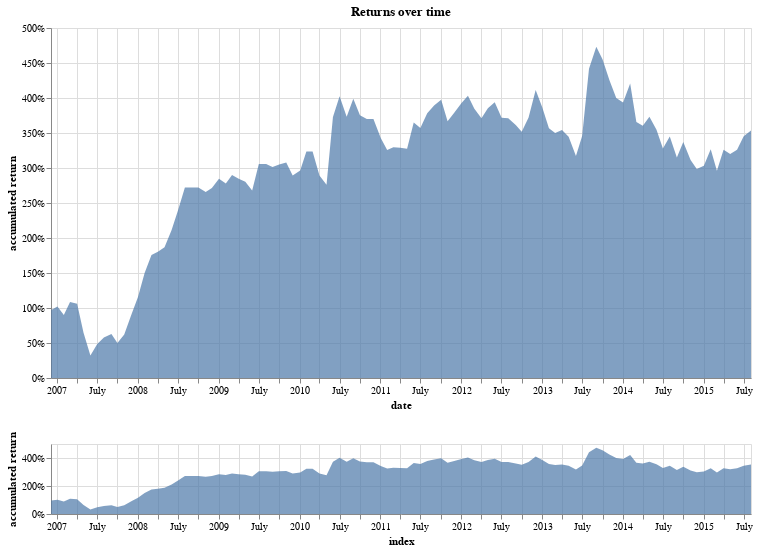

Notebook source saved alongside this figure:
### Code cell
returns_chart(bt.balance)

### Figure 1 — Vega-Lite specification as saved in the notebook (floating-point values rounded to 4 significant figures)
{"config": {"view": {"continuousWidth": 400, "continuousHeight": 300}}, "vconcat": [{"layer": [{"mark": "point", "encoding": {"opacity": {"value": 0}, "x": {"type": "temporal", "field": "index"}}, "selection": {"selector206": {"type": "single", "nearest": true, "on": "mouseover", "fields": ["index"], "empty": "none"}}}, {"mark": "point", "encoding": {"opacity": {"condition": {"value": 1, "selection": "selector206"}, "value": 0}, "x": {"type": "temporal", "field": "index"}, "y": {"type": "quantitative", "axis": {"format": "%"}, "field": "accumulated return"}}}, {"mark": {"type": "text", "align": "left", "dx": 5, "dy": -5}, "encoding": {"text": {"condition": {"type": "quantitative", "field": "accumulated return", "format": ".2%", "selection": "selector206"}, "value": " "}, "x": {"type": "temporal", "field": "index"}, "y": {"type": "quantitative", "axis": {"format": "%"}, "field": "accumulated return"}}}, {"mark": {"type": "area", "opacity": 0.7}, "encoding": {"x": {"type": "temporal", "axis": {"title": "date"}, "field": "index", "scale": {"domain": {"selection": "selector205"}}}, "y": {"type": "quantitative", "axis": {"format": "%"}, "field": "accumulated return"}}}], "height": 350, "title": "Returns over time", "width": 700}, {"mark": {"type": "area", "opacity": 0.7}, "encoding": {"x": {"type": "temporal", "field": "index"}, "y": {"type": "quantitative", "axis": {"format": "%"}, "field": "accumulated return"}}, "height": 70, "selection": {"selector205": {"type": "interval", "encodings": ["x"]}}, "width": 700}], "data": {"name": "data-f5e518a306b7fef95fd455d5ea55570b"}, "$schema": "https://vega.github.io/schema/vega-lite/v4.0.0.json", "datasets": {"data-f5e518a306b7fef95fd455d5ea55570b": [{"index": "2006-12-05T00:00:00", "capital": 1000000.0, "cash": 1000000.0, "calls value": null, "puts value": null, "qty": null, "% change": null, "accumulated return": null}, {"index": "2006-12-06T00:00:00", "capital": 970800.0, "cash": 2007000.0, "calls value": -940700.0, "puts value": -95040.0, "qty": 108.0, "% change": -0.02916, "accumulated return": 0.9708}, {"index": "2007-01-03T00:00:00", "capital": 1022000.0, "cash": 2065000.0, "calls value": -909400.0, "puts value": -133300.0, "qty": 112.0, "% change": 0.05303, "accumulated return": 1.022}, {"index": "2007-02-01T00:00:00", "capital": 901500.0, "cash": 1937000.0, "calls value": -955500.0, "puts value": -80250.0, "qty": 107.0, "% change": -0.1181, "accumulated return": 0.9015}, {"index": "2007-03-01T00:00:00", "capital": 1085000.0, "cash": 2177000.0, "calls value": -892400.0, "puts value": -199800.0, "qty": 111.0, "% change": 0.203, "accumulated return": 1.085}, {"index": "2007-04-02T00:00:00", "capital": 1062000.0, "cash": 2106000.0, "calls value": -879900.0, "puts value": -163800.0, "qty": 105.0, "% change": -0.02053, "accumulated return": 1.062}, {"index": "2007-05-01T00:00:00", "capital": 645100.0, "cash": 1692000.0, "calls value": -897100.0, "puts value": -149400.0, "qty": 103.0, "% change": -0.3927, "accumulated return": 0.6451}, {"index": "2007-06-01T00:00:00", "capital": 322400.0, "cash": 1361000.0, "calls value": -889800.0, "puts value": -148500.0, "qty": 101.0, "% change": -0.5002, "accumulated return": 0.3224}, {"index": "2007-07-02T00:00:00", "capital": 486400.0, "cash": 1524000.0, "calls value": -856600.0, "puts value": -181500.0, "qty": 86.0, "% change": 0.5086, "accumulated return": 0.4864}, {"index": "2007-08-01T00:00:00", "capital": 579400.0, "cash": 1649000.0, "calls value": -809200.0, "puts value": -260300.0, "qty": 75.0, "% change": 0.1914, "accumulated return": 0.5794}, {"index": "2007-09-04T00:00:00", "capital": 627800.0, "cash": 1672000.0, "calls value": -760100.0, "puts value": -283900.0, "qty": 89.0, "% change": 0.08353, "accumulated return": 0.6278}, {"index": "2007-10-01T00:00:00", "capital": 501400.0, "cash": 1573000.0, "calls value": -871300.0, "puts value": -200500.0, "qty": 78.0, "% change": -0.2015, "accumulated return": 0.5014}, {"index": "2007-11-01T00:00:00", "capital": 621400.0, "cash": 1692000.0, "calls value": -827400.0, "puts value": -242900.0, "qty": 70.0, "% change": 0.2395, "accumulated return": 0.6214}, {"index": "2007-12-03T00:00:00", "capital": 905300.0, "cash": 1938000.0, "calls value": -796300.0, "puts value": -236700.0, "qty": 69.0, "% change": 0.4568, "accumulated return": 0.9053}, {"index": "2008-01-02T00:00:00", "capital": 1158000.0, "cash": 2197000.0, "calls value": -801700.0, "puts value": -237300.0, "qty": 68.0, "% change": 0.2794, "accumulated return": 1.158}, {"index": "2008-02-01T00:00:00", "capital": 1499000.0, "cash": 2544000.0, "calls value": -716000.0, "puts value": -328800.0, "qty": 80.0, "% change": 0.294, "accumulated return": 1.499}, {"index": "2008-03-03T00:00:00", "capital": 1758000.0, "cash": 2791000.0, "calls value": -737200.0, "puts value": -295600.0, "qty": 76.0, "% change": 0.1729, "accumulated return": 1.758}, {"index": "2008-04-01T00:00:00", "capital": 1803000.0, "cash": 2850000.0, "calls value": -726800.0, "puts value": -320200.0, "qty": 92.0, "% change": 0.02576, "accumulated return": 1.803}, {"index": "2008-05-01T00:00:00", "capital": 1869000.0, "cash": 2912000.0, "calls value": -797400.0, "puts value": -245600.0, "qty": 89.0, "% change": 0.03644, "accumulated return": 1.869}, {"index": "2008-06-02T00:00:00", "capital": 2115000.0, "cash": 3152000.0, "calls value": -783900.0, "puts value": -252300.0, "qty": 87.0, "% change": 0.1319, "accumulated return": 2.115}, {"index": "2008-07-01T00:00:00", "capital": 2396000.0, "cash": 3434000.0, "calls value": -741400.0, "puts value": -297300.0, "qty": 89.0, "% change": 0.1325, "accumulated return": 2.396}, {"index": "2008-08-01T00:00:00", "capital": 2721000.0, "cash": 2721000.0, "calls value": 0.0, "puts value": 0.0, "qty": 0.0, "% change": 0.1356, "accumulated return": 2.721}, {"index": "2008-09-02T00:00:00", "capital": 2721000.0, "cash": 2721000.0, "calls value": 0.0, "puts value": 0.0, "qty": 0.0, "% change": 0.0, "accumulated return": 2.721}, {"index": "2008-10-01T00:00:00", "capital": 2721000.0, "cash": 2721000.0, "calls value": 0.0, "puts value": 0.0, "qty": 0.0, "% change": 0.0, "accumulated return": 2.721}, {"index": "2008-11-03T00:00:00", "capital": 2658000.0, "cash": 3732000.0, "calls value": -685700.0, "puts value": -388700.0, "qty": 62.0, "% change": -0.02302, "accumulated return": 2.658}, {"index": "2008-12-01T00:00:00", "capital": 2713000.0, "cash": 3755000.0, "calls value": -563400.0, "puts value": -478500.0, "qty": 59.0, "% change": 0.02078, "accumulated return": 2.713}, {"index": "2009-01-02T00:00:00", "capital": 2846000.0, "cash": 2846000.0, "calls value": 0.0, "puts value": 0.0, "qty": 0.0, "% change": 0.04915, "accumulated return": 2.846}, {"index": "2009-02-02T00:00:00", "capital": 2779000.0, "cash": 3852000.0, "calls value": -690200.0, "puts value": -382500.0, "qty": 85.0, "% change": -0.02359, "accumulated return": 2.779}, {"index": "2009-03-02T00:00:00", "capital": 2901000.0, "cash": 2901000.0, "calls value": 0.0, "puts value": 0.0, "qty": 0.0, "% change": 0.04373, "accumulated return": 2.901}, {"index": "2009-04-01T00:00:00", "capital": 2847000.0, "cash": 3913000.0, "calls value": -684700.0, "puts value": -381300.0, "qty": 82.0, "% change": -0.01866, "accumulated return": 2.847}, {"index": "2009-05-01T00:00:00", "capital": 2805000.0, "cash": 3845000.0, "calls value": -702000.0, "puts value": -337500.0, "qty": 90.0, "% change": -0.01455, "accumulated return": 2.805}, {"index": "2009-06-01T00:00:00", "capital": 2677000.0, "cash": 3744000.0, "calls value": -665800.0, "puts value": -401300.0, "qty": 114.0, "% change": -0.04577, "accumulated return": 2.677}, {"index": "2009-07-01T00:00:00", "capital": 3058000.0, "cash": 3058000.0, "calls value": 0.0, "puts value": 0.0, "qty": 0.0, "% change": 0.1422, "accumulated return": 3.058}, {"index": "2009-08-03T00:00:00", "capital": 3058000.0, "cash": 3058000.0, "calls value": 0.0, "puts value": 0.0, "qty": 0.0, "% change": 0.0, "accumulated return": 3.058}, {"index": "2009-09-01T00:00:00", "capital": 3014000.0, "cash": 4058000.0, "calls value": -654900.0, "puts value": -388500.0, "qty": 111.0, "% change": -0.01416, "accumulated return": 3.014}, {"index": "2009-10-01T00:00:00", "capital": 3049000.0, "cash": 4098000.0, "calls value": -754300.0, "puts value": -294500.0, "qty": 95.0, "% change": 0.01149, "accumulated return": 3.049}, {"index": "2009-11-02T00:00:00", "capital": 3080000.0, "cash": 4143000.0, "calls value": -716800.0, "puts value": -346500.0, "qty": 99.0, "% change": 0.01009, "accumulated return": 3.08}, {"index": "2009-12-01T00:00:00", "capital": 2891000.0, "cash": 3946000.0, "calls value": -754800.0, "puts value": -299900.0, "qty": 102.0, "% change": -0.06121, "accumulated return": 2.891}, {"index": "2010-01-04T00:00:00", "capital": 2965000.0, "cash": 4017000.0, "calls value": -792700.0, "puts value": -259200.0, "qty": 108.0, "% change": 0.02557, "accumulated return": 2.965}, {"index": "2010-02-01T00:00:00", "capital": 3235000.0, "cash": 4312000.0, "calls value": -803600.0, "puts value": -273900.0, "qty": 107.0, "% change": 0.09093, "accumulated return": 3.235}, {"index": "2010-03-01T00:00:00", "capital": 3234000.0, "cash": 4286000.0, "calls value": -801400.0, "puts value": -250600.0, "qty": 108.0, "% change": -0.0001391, "accumulated return": 3.234}, {"index": "2010-04-01T00:00:00", "capital": 2891000.0, "cash": 3931000.0, "calls value": -814000.0, "puts value": -225500.0, "qty": 110.0, "% change": -0.1061, "accumulated return": 2.891}, {"index": "2010-05-03T00:00:00", "capital": 2760000.0, "cash": 3812000.0, "calls value": -802900.0, "puts value": -249600.0, "qty": 104.0, "% change": -0.04544, "accumulated return": 2.76}, {"index": "2010-06-01T00:00:00", "capital": 3729000.0, "cash": 4817000.0, "calls value": -618500.0, "puts value": -469700.0, "qty": 107.0, "% change": 0.3511, "accumulated return": 3.729}, {"index": "2010-07-01T00:00:00", "capital": 4026000.0, "cash": 5100000.0, "calls value": -713200.0, "puts value": -360400.0, "qty": 84.0, "% change": 0.0797, "accumulated return": 4.026}, {"index": "2010-08-02T00:00:00", "capital": 3732000.0, "cash": 4801000.0, "calls value": -795600.0, "puts value": -273400.0, "qty": 102.0, "% change": -0.07296, "accumulated return": 3.732}, {"index": "2010-09-01T00:00:00", "capital": 3990000.0, "cash": 5062000.0, "calls value": -721300.0, "puts value": -350800.0, "qty": 98.0, "% change": 0.0691, "accumulated return": 3.99}, {"index": "2010-10-01T00:00:00", "capital": 3755000.0, "cash": 4835000.0, "calls value": -782100.0, "puts value": -298000.0, "qty": 99.0, "% change": -0.05889, "accumulated return": 3.755}, {"index": "2010-11-01T00:00:00", "capital": 3699000.0, "cash": 4759000.0, "calls value": -733400.0, "puts value": -326400.0, "qty": 102.0, "% change": -0.01491, "accumulated return": 3.699}, {"index": "2010-12-01T00:00:00", "capital": 3702000.0, "cash": 4769000.0, "calls value": -783800.0, "puts value": -283200.0, "qty": 97.0, "% change": 0.0005893, "accumulated return": 3.702}, {"index": "2011-01-03T00:00:00", "capital": 3427000.0, "cash": 4512000.0, "calls value": -846400.0, "puts value": -238600.0, "qty": 107.0, "% change": -0.07406, "accumulated return": 3.427}, {"index": "2011-02-01T00:00:00", "capital": 3259000.0, "cash": 4337000.0, "calls value": -835100.0, "puts value": -243000.0, "qty": 113.0, "% change": -0.0492, "accumulated return": 3.259}, {"index": "2011-03-01T00:00:00", "capital": 3297000.0, "cash": 4343000.0, "calls value": -765100.0, "puts value": -281300.0, "qty": 96.0, "% change": 0.01169, "accumulated return": 3.297}, {"index": "2011-04-01T00:00:00", "capital": 3288000.0, "cash": 4368000.0, "calls value": -832300.0, "puts value": -246800.0, "qty": 102.0, "% change": -0.002548, "accumulated return": 3.288}, {"index": "2011-05-02T00:00:00", "capital": 3275000.0, "cash": 4312000.0, "calls value": -823900.0, "puts value": -214000.0, "qty": 107.0, "% change": -0.004224, "accumulated return": 3.275}, {"index": "2011-06-01T00:00:00", "capital": 3650000.0, "cash": 3650000.0, "calls value": 0.0, "puts value": 0.0, "qty": 0.0, "% change": 0.1147, "accumulated return": 3.65}, {"index": "2011-07-01T00:00:00", "capital": 3571000.0, "cash": 4658000.0, "calls value": -864600.0, "puts value": -222600.0, "qty": 107.0, "% change": -0.02169, "accumulated return": 3.571}, {"index": "2011-08-01T00:00:00", "capital": 3783000.0, "cash": 4837000.0, "calls value": -778000.0, "puts value": -276600.0, "qty": 91.0, "% change": 0.05931, "accumulated return": 3.783}, {"index": "2011-09-01T00:00:00", "capital": 3892000.0, "cash": 4950000.0, "calls value": -736500.0, "puts value": -321800.0, "qty": 75.0, "% change": 0.02894, "accumulated return": 3.892}, {"index": "2011-10-03T00:00:00", "capital": 3974000.0, "cash": 5004000.0, "calls value": -659600.0, "puts value": -370400.0, "qty": 63.0, "% change": 0.02091, "accumulated return": 3.974}, {"index": "2011-11-01T00:00:00", "capital": 3669000.0, "cash": 4727000.0, "calls value": -736400.0, "puts value": -322000.0, "qty": 70.0, "% change": -0.0767, "accumulated return": 3.669}, {"index": "2011-12-01T00:00:00", "capital": 3788000.0, "cash": 4848000.0, "calls value": -639200.0, "puts value": -420000.0, "qty": 97.0, "% change": 0.0326, "accumulated return": 3.788}, {"index": "2012-01-03T00:00:00", "capital": 3929000.0, "cash": 5026000.0, "calls value": -640300.0, "puts value": -456800.0, "qty": 138.0, "% change": 0.03708, "accumulated return": 3.929}, {"index": "2012-02-01T00:00:00", "capital": 4033000.0, "cash": 5108000.0, "calls value": -822700.0, "puts value": -252500.0, "qty": 96.0, "% change": 0.02645, "accumulated return": 4.033}, {"index": "2012-03-01T00:00:00", "capital": 3847000.0, "cash": 4896000.0, "calls value": -816000.0, "puts value": -233300.0, "qty": 96.0, "% change": -0.04618, "accumulated return": 3.847}, {"index": "2012-04-02T00:00:00", "capital": 3712000.0, "cash": 4762000.0, "calls value": -845400.0, "puts value": -204000.0, "qty": 101.0, "% change": -0.03496, "accumulated return": 3.712}, {"index": "2012-05-01T00:00:00", "capital": 3854000.0, "cash": 4925000.0, "calls value": -829100.0, "puts value": -242100.0, "qty": 98.0, "% change": 0.03813, "accumulated return": 3.854}, {"index": "2012-06-01T00:00:00", "capital": 3940000.0, "cash": 4994000.0, "calls value": -728800.0, "puts value": -324800.0, "qty": 80.0, "% change": 0.0225, "accumulated return": 3.94}, {"index": "2012-07-02T00:00:00", "capital": 3718000.0, "cash": 4782000.0, "calls value": -823500.0, "puts value": -240600.0, "qty": 97.0, "% change": -0.05652, "accumulated return": 3.718}, {"index": "2012-08-01T00:00:00", "capital": 3709000.0, "cash": 4788000.0, "calls value": -818700.0, "puts value": -259400.0, "qty": 94.0, "% change": -0.002225, "accumulated return": 3.709}, {"index": "2012-09-04T00:00:00", "capital": 3615000.0, "cash": 4695000.0, "calls value": -809900.0, "puts value": -270300.0, "qty": 102.0, "% change": -0.02548, "accumulated return": 3.615}, {"index": "2012-10-01T00:00:00", "capital": 3518000.0, "cash": 4599000.0, "calls value": -850400.0, "puts value": -230700.0, "qty": 99.0, "% change": -0.02676, "accumulated return": 3.518}, {"index": "2012-11-01T00:00:00", "capital": 3722000.0, "cash": 4792000.0, "calls value": -572900.0, "puts value": -496600.0, "qty": 231.0, "% change": 0.05806, "accumulated return": 3.722}, {"index": "2012-12-03T00:00:00", "capital": 4114000.0, "cash": 5173000.0, "calls value": -682600.0, "puts value": -375700.0, "qty": 186.0, "% change": 0.1053, "accumulated return": 4.114}, {"index": "2013-01-02T00:00:00", "capital": 3865000.0, "cash": 4919000.0, "calls value": -848000.0, "puts value": -205300.0, "qty": 116.0, "% change": -0.0605, "accumulated return": 3.865}, {"index": "2013-02-01T00:00:00", "capital": 3568000.0, "cash": 4616000.0, "calls value": -866000.0, "puts value": -182800.0, "qty": 115.0, "% change": -0.07703, "accumulated return": 3.568}, {"index": "2013-03-01T00:00:00", "capital": 3499000.0, "cash": 4581000.0, "calls value": -459000.0, "puts value": -623200.0, "qty": 304.0, "% change": -0.01925, "accumulated return": 3.499}, {"index": "2013-04-01T00:00:00", "capital": 3543000.0, "cash": 4594000.0, "calls value": -846700.0, "puts value": -204100.0, "qty": 108.0, "% change": 0.01254, "accumulated return": 3.543}, {"index": "2013-05-01T00:00:00", "capital": 3445000.0, "cash": 4528000.0, "calls value": -344300.0, "puts value": -738400.0, "qty": 355.0, "% change": -0.02762, "accumulated return": 3.445}, {"index": "2013-06-03T00:00:00", "capital": 3173000.0, "cash": 4222000.0, "calls value": -786600.0, "puts value": -263000.0, "qty": 119.0, "% change": -0.07908, "accumulated return": 3.173}, {"index": "2013-07-01T00:00:00", "capital": 3458000.0, "cash": 4494000.0, "calls value": -825000.0, "puts value": -210800.0, "qty": 83.0, "% change": 0.09006, "accumulated return": 3.458}, {"index": "2013-08-01T00:00:00", "capital": 4417000.0, "cash": 5468000.0, "calls value": -810200.0, "puts value": -240600.0, "qty": 128.0, "% change": 0.2773, "accumulated return": 4.417}, {"index": "2013-09-03T00:00:00", "capital": 4731000.0, "cash": 5799000.0, "calls value": -650500.0, "puts value": -416900.0, "qty": 173.0, "% change": 0.07109, "accumulated return": 4.731}, {"index": "2013-10-01T00:00:00", "capital": 4554000.0, "cash": 5597000.0, "calls value": -847100.0, "puts value": -196100.0, "qty": 86.0, "% change": -0.03743, "accumulated return": 4.554}, {"index": "2013-11-01T00:00:00", "capital": 4257000.0, "cash": 5301000.0, "calls value": -879300.0, "puts value": -164700.0, "qty": 90.0, "% change": -0.06535, "accumulated return": 4.257}, {"index": "2013-12-02T00:00:00", "capital": 3999000.0, "cash": 5062000.0, "calls value": -754000.0, "puts value": -308100.0, "qty": 142.0, "% change": -0.06041, "accumulated return": 3.999}, {"index": "2014-01-02T00:00:00", "capital": 3936000.0, "cash": 4974000.0, "calls value": -866900.0, "puts value": -171400.0, "qty": 84.0, "% change": -0.01599, "accumulated return": 3.936}, {"index": "2014-02-03T00:00:00", "capital": 4208000.0, "cash": 5257000.0, "calls value": -706000.0, "puts value": -343000.0, "qty": 111.0, "% change": 0.06932, "accumulated return": 4.208}, {"index": "2014-03-03T00:00:00", "capital": 3656000.0, "cash": 4709000.0, "calls value": -766300.0, "puts value": -286600.0, "qty": 123.0, "% change": -0.1311, "accumulated return": 3.656}, {"index": "2014-04-01T00:00:00", "capital": 3604000.0, "cash": 4655000.0, "calls value": -843000.0, "puts value": -208000.0, "qty": 100.0, "% change": -0.01439, "accumulated return": 3.604}, {"index": "2014-05-01T00:00:00", "capital": 3733000.0, "cash": 4774000.0, "calls value": -864800.0, "puts value": -175700.0, "qty": 87.0, "% change": 0.03596, "accumulated return": 3.733}, {"index": "2014-06-02T00:00:00", "capital": 3548000.0, "cash": 4615000.0, "calls value": -853000.0, "puts value": -214200.0, "qty": 121.0, "% change": -0.04962, "accumulated return": 3.548}, {"index": "2014-07-01T00:00:00", "capital": 3278000.0, "cash": 4327000.0, "calls value": -908900.0, "puts value": -139400.0, "qty": 84.0, "% change": -0.07602, "accumulated return": 3.278}, {"index": "2014-08-01T00:00:00", "capital": 3451000.0, "cash": 4487000.0, "calls value": -837400.0, "puts value": -199400.0, "qty": 72.0, "% change": 0.05253, "accumulated return": 3.451}, {"index": "2014-09-02T00:00:00", "capital": 3149000.0, "cash": 4201000.0, "calls value": -869100.0, "puts value": -182200.0, "qty": 81.0, "% change": -0.0873, "accumulated return": 3.149}, {"index": "2014-10-01T00:00:00", "capital": 3373000.0, "cash": 4406000.0, "calls value": -828000.0, "puts value": -205600.0, "qty": 69.0, "% change": 0.07094, "accumulated return": 3.373}, {"index": "2014-11-03T00:00:00", "capital": 3116000.0, "cash": 4169000.0, "calls value": -863600.0, "puts value": -189400.0, "qty": 74.0, "% change": -0.07613, "accumulated return": 3.116}, {"index": "2014-12-01T00:00:00", "capital": 2984000.0, "cash": 4035000.0, "calls value": -804800.0, "puts value": -246200.0, "qty": 87.0, "% change": -0.04227, "accumulated return": 2.984}, {"index": "2015-01-02T00:00:00", "capital": 3033000.0, "cash": 4076000.0, "calls value": -814400.0, "puts value": -229000.0, "qty": 66.0, "% change": 0.01624, "accumulated return": 3.033}, {"index": "2015-02-02T00:00:00", "capital": 3268000.0, "cash": 4301000.0, "calls value": -801900.0, "puts value": -231000.0, "qty": 66.0, "% change": 0.07769, "accumulated return": 3.268}, {"index": "2015-03-02T00:00:00", "capital": 2960000.0, "cash": 4003000.0, "calls value": -857700.0, "puts value": -185000.0, "qty": 74.0, "% change": -0.09424, "accumulated return": 2.96}, {"index": "2015-04-01T00:00:00", "capital": 3262000.0, "cash": 4315000.0, "calls value": -844900.0, "puts value": -208400.0, "qty": 67.0, "% change": 0.1019, "accumulated return": 3.262}, {"index": "2015-05-01T00:00:00", "capital": 3201000.0, "cash": 4242000.0, "calls value": -861100.0, "puts value": -180700.0, "qty": 72.0, "% change": -0.01887, "accumulated return": 3.201}, {"index": "2015-06-01T00:00:00", "capital": 3259000.0, "cash": 4302000.0, "calls value": -855400.0, "puts value": -186900.0, "qty": 70.0, "% change": 0.01834, "accumulated return": 3.259}, {"index": "2015-07-01T00:00:00", "capital": 3454000.0, "cash": 4498000.0, "calls value": -839500.0, "puts value": -204400.0, "qty": 67.0, "% change": 0.05977, "accumulated return": 3.454}, {"index": "2015-08-03T00:00:00", "capital": 3536000.0, "cash": 4579000.0, "calls value": -863400.0, "puts value": -179400.0, "qty": 76.0, "% change": 0.02381, "accumulated return": 3.536}]}}
